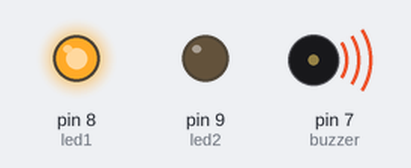
Simulated run of this sketch. Board: Arduino Uno, built with avr-gcc and run on an emulated ATmega328P. On the bench: output pins drawn as LEDs (lit = HIGH), buzzer (waves = sounding, pin HIGH).

Above: at 1.0 s.
At 3.0 s:
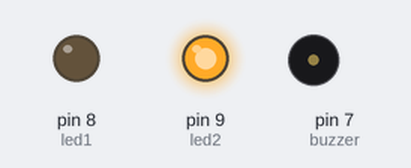
Timing chart, 0 to 5.2 s (numbered marks = the images above):
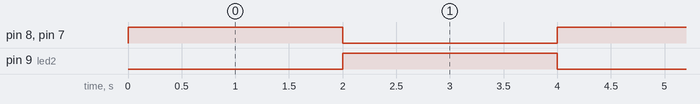

Measured:
- by itself, pin 8 (led1), pin 9 (led2), pin 7 (buzzer): alternates HIGH for 2.0 s and LOW for 2.0 s

The sketch:

Buzzer_with_2_leds.ino
```cpp
int buzzer = 7;//pin 7

int led1 = 8;//pin 8

int led2 = 9;//pin 9

void setup() {

 pinMode(buzzer,OUTPUT);
  pinMode(led1,OUTPUT);
  pinMode(led2,OUTPUT);

}

void loop() {

digitalWrite(buzzer,HIGH);//buzzer on(1)
digitalWrite(led1,HIGH);//led1 on(1)
digitalWrite(led2,LOW);//led2 off(0)

delay(2000);// 2 seconds

digitalWrite(buzzer,LOW);//buzzer off(0)
digitalWrite(led1,LOW);//led1 off(0)
digitalWrite(led2,HIGH);//led2 on(1)

delay(2000);//2 seconds

}
```
